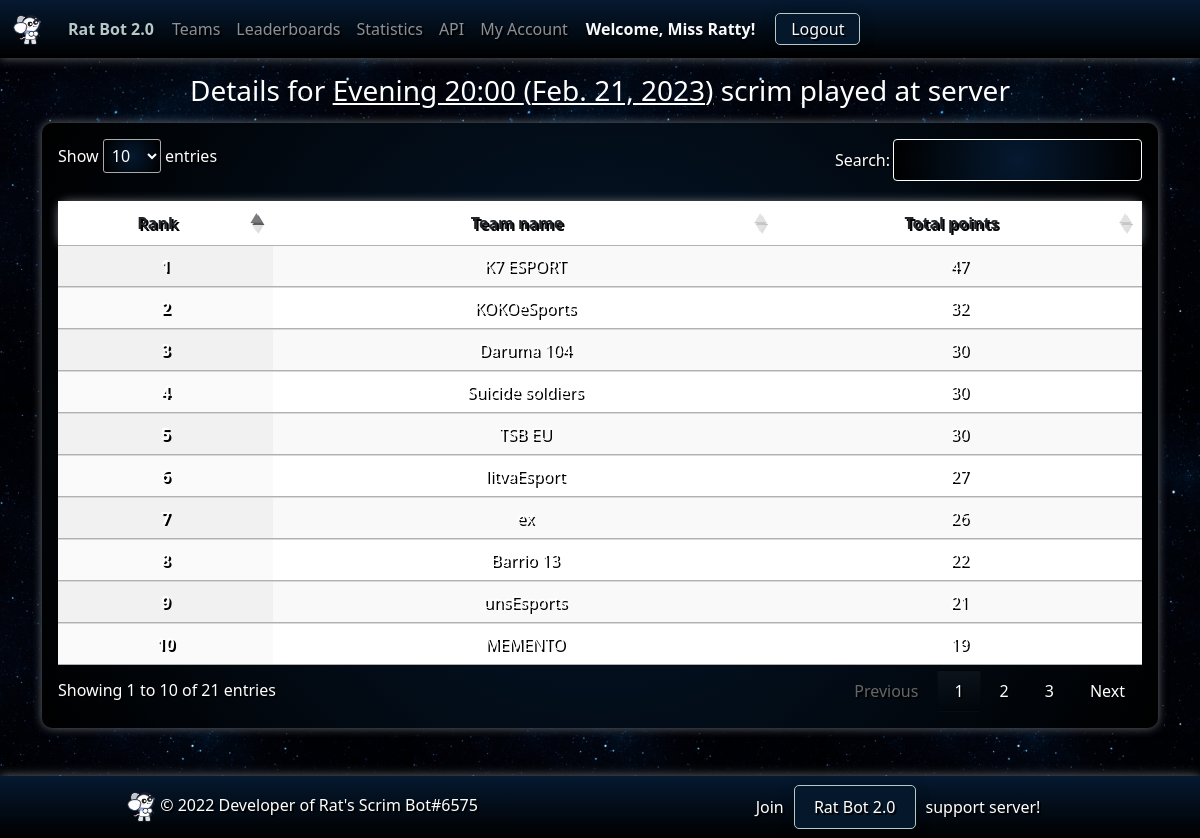
Screenshot of /results/13 (signed in) with the database file from the repository.
### ratbotapp/models.py (models this page shows, shortened)
class Result(models.Model):
    id = models.AutoField(primary_key=True)
    generated_by = models.CharField(default="", max_length=100)  # id of person who used %sheet results last
    server = models.ForeignKey(Server, on_delete=models.RESTRICT, default=None)
    scrim_name = models.CharField(default="", max_length=100)
    class ScrimType(models.TextChoices):
        PRO = 'pro', 'Pro'
        OPEN = 'open', 'Open'
        TOUR = 'tour', 'Tournament'
    scrim_type = models.CharField(
        max_length=4,
        choices=ScrimType.choices,
        default=ScrimType.OPEN,
    )
    date_played = models.DateField()
    time_played = models.TimeField()
    created_at = models.DateTimeField(auto_now_add=True)
    updated_at = models.DateTimeField(auto_now=True)
    def __str__(self):
        return f"{self.scrim_name} - {self.time_played} ({self.scrim_type})"

class Score(models.Model):
    id = models.AutoField(primary_key=True)
    rank = models.IntegerField(default=0)
    result = models.ForeignKey(Result, on_delete=models.CASCADE, default=None)
    team = models.ForeignKey(Team, on_delete=models.RESTRICT, default=None)
    team_managers = models.CharField(max_length=200, default='Unknown')
    wwcd = models.PositiveSmallIntegerField(default=0)
    pp = models.PositiveSmallIntegerField(default=0)
    kp = models.PositiveSmallIntegerField(default=0)
    tp = models.PositiveSmallIntegerField(default=0)
    missed_games = models.IntegerField(default=0)
    created_at = models.DateTimeField(auto_now_add=True)
    updated_at = models.DateTimeField(auto_now=True)
    def __str__(self):
        return f"#{self.rank} - {self.team.team_name} - {self.pp} - {self.kp} - {self.tp}"

class Team(models.Model):
    id = models.AutoField(primary_key=True)
    team_name = models.CharField(max_length=30, unique=True)
    team_tag = models.CharField(max_length=10, default="")
    team_slug = models.CharField(max_length=60, unique=False, editable=False)
    team_image = models.ImageField(upload_to='team_images/', null=True, blank=True)
    followers = models.ManyToManyField(User, related_name='following')
    created_at = models.DateTimeField(auto_now_add=True)
    updated_at = models.DateTimeField(auto_now=True)

### ratbotapp/views.py (the view)
# urls.py: path('results/<int:pk>', views.results_detail, name='results_detail'),
@csrf_exempt
@login_required(login_url="/accounts/discord/login")
def results_detail(request, pk):
    print("======== STARTED result() =======")
    result = get_object_or_404(Result, pk=pk)
    scores = Score.objects.filter(result_id=result.id).order_by('rank')
    context = {'result': result, 'scores': scores}
    pprint(result)
    pprint(scores)
    return render(request, 'ratbot/results_detail.html', context)

### ratbotapp/templates/ratbot/results_detail.html (shortened to what this page needs)
{% extends 'ratbot/base/base.html' %}
{% load static %}
{% block body %}
<div class="container">
    <div class="row mt-3 mb-2">
        <h3 class="text-center">Details for <u>{{result.scrim_name}} ({{result.date_played}})</u> scrim played at <b>{{result.guild_name}}</b>
            server</h3>
    </div>
    <div class="gradient-2 p-3">
        <table id="results_detail" class="table table-striped display">
            <thead class="gradient" style="color:white;">
            <tr>
                <th scope="col" class="dt-center">Rank</th>
                <th scope="col" class="dt-center">Team name</th>
                <th scope="col" class="dt-center">Total points</th>
            </tr>
            </thead>
            <tbody>
            {% for score in scores %}
            <tr>
                <th scope="row" class="dt-center" style="color:white;">{{ score.rank }}</th>
                <td class="dt-center" style="color:white;">{{ score.team.team_name }}</td>
                <td class="dt-center" style="color:white;">{{ score.tp }}</td>
            </tr>
            {% endfor %}
            </tbody>
        </table>
    </div>
</div>
{% endblock %}

### ratbotapp/templates/ratbot/base/base.html (shortened to what this page needs)
{% load static %}
<!doctype html>
<html lang="en">
<head>
    <link rel="stylesheet" href="{% static 'ratbot/styles/base.css' %}">
    <link href="https://cdn.jsdelivr.net/npm/bootstrap@5.3.0-alpha1/dist/css/bootstrap.min.css" rel="stylesheet"
>
    <link rel="stylesheet" type="text/css" href="https://cdn.datatables.net/1.13.2/css/jquery.dataTables.css">
    <link rel="stylesheet" href="https://cdnjs.cloudflare.com/ajax/libs/font-awesome/6.3.0/css/all.min.css"
/>
</head>
<body>
<nav class="navbar navbar-expand-lg navbar-dark bg-dark space-gradient sticky-top">
    <div class="container-fluid text-center">
        <a class="navbar-brand" href="/">
            <img src="{% static 'ratbot/images/logo.png' %}" alt="Rat Bot" height="30">
        </a>
        <a href="/" class="welcome">
            <span> Rat Bot 2.0</span>
        </a>
        <div class="collapse navbar-collapse" id="navbarNavDropdown">
            <ul class="navbar-nav">
                <li class="nav-item">
                    <a class="nav-link" href="{% url 'teams' %}">Teams</a>
                </li>
                <li class="nav-item">
                    <a class="nav-link" href="{% url 'leaderboards' %}">Leaderboards</a>
                </li>
                <li class="nav-item">
                    <a class="nav-link" href="{% url 'statistics' %}">Statistics</a>
                </li>
                {% if user.is_authenticated %}
                <li class="nav-item">
                    <a class="nav-link" href="{% url 'api-info' %}">API</a>
                </li>
                <li class="nav-item">
                    <a  class="nav-link" href="{% url 'my_account' %}">My Account</a>
                </li>
                {% endif %}
            </ul>
            {% if user.is_authenticated %}
            <span class="text-light welcome">Welcome, {{ user.username }}!</span>
            <span class="text-light"><a class="nav-link login" href="{% url 'logout' %}"> Logout</a></span>
            {% else %}
            <span class="text-light"><a class="nav-link login" href="{% url 'login' %}">Login</a></span>
            {% endif %}
        </div>
    </div>
</nav>
{% block body %}Base body block{% endblock %}
<div class="gradient-footer mt-5">
    <footer class="mt-3 py-3 px-3">
        <div class="row justify-content-center align-items-center">
            <div class="col-sm-12 col-md-6 mb-3 mb-md-0 text-center">
                <a href="/"><img src="{% static 'ratbot/images/logo.png' %}" alt="Rat Bot" height="30"></a> © 2022
                Developer of Rat's Scrim Bot#6575
            </div>
            <div class="col-sm-12 col-md-6 mt-3 mt-md-0 text-center">
                Join<a class="discord-invite" href="https://discord.gg/zT7RWQWQdr"> Rat Bot 2.0 </a>support server!
            </div>
        </div>
    </footer>
</div>
</body>
</html>

### ratbotapp/static/ratbot/styles/base.css (style rules this page uses)
body { color: #ffffff !important; background-color: #0c2340; background-image: url('space-background.jpg'); background-repeat: repeat; }
.gradient-footer { background-color: #000000; background-image: radial-gradient(circle, #000000 0%, #051930 100%); background-image: linear-gradient(to top, #000000 0%, #051930 100%); text-shadow: 2px 2px #000; box-shadow: 0 0 10px #656b6f; }
.gradient { background-color: #000000; background-image: radial-gradient(circle, #051930 0%, #000000 100%); background-image: linear-gradient(to top, #051930 0%, #000000 100%); text-shadow: 2px 2px #000; box-shadow: 0 0 10px #656b6f; border-radius: 10px; }
.gradient-2 { background-color: #000000; background-image: radial-gradient(circle, #051930 0%, #000000 100%); text-shadow: 2px 2px #000; box-shadow: 0 0 10px #656b6f; border-radius: 10px; }
.navbar { background-color: #000000; background-image: radial-gradient(circle, #051930 0%, #000000 100%); background-image: linear-gradient(to bottom, #051930 0%, #000000 100%); text-shadow: 2px 2px #000; box-shadow: 0 0 10px #656b6f; }
.navbar .nav-link.login { margin-left: 10px; margin-right: 10px; padding: 3px 15px; background-color: #04172b; border: 1px solid #b5c9c9; border-radius: 5px; box-shadow: 0px 3px 15px rgba(0, 0, 0, 0.2); }
.welcome { margin-left: 10px; margin-right: 10px; font-weight: bold; color: #b5c9c9; text-shadow: 0px 2px 2px rgba(0, 0, 0, 0.5); text-decoration: none; }
.discord-invite { color: white; margin-left: 10px; margin-right: 10px; padding: 10px 15px; background-color: #04172b; border: 1px solid #b5c9c9; border-radius: 5px; box-shadow: 0px 3px 15px rgba(0, 0, 0, 0.2); text-decoration: none; }

### rows the page displays
Result: scrim_name "Evening 20:00", date_played "Feb. 21, 2023"
Score: rank "1", team.team_name "K7 ESPORT", tp "47"
Score: rank "2", team.team_name "KOKOeSports", tp "32"
Score: rank "3", team.team_name "Daruma 104", tp "30"
Score: rank "4", team.team_name "Suicide soldiers", tp "30"
Score: rank "5", team.team_name "TSB EU", tp "30"
Score: rank "6", team.team_name "litvaEsport", tp "27"
Score: rank "7", team.team_name "ex", tp "26"
Score: rank "8", team.team_name "Barrio 13", tp "22"
Score: rank "9", team.team_name "unsEsports", tp "21"
Score: rank "10", team.team_name "MEMENTO", tp "19"

### other values shown
{{ user.username }} "Miss Ratty"
